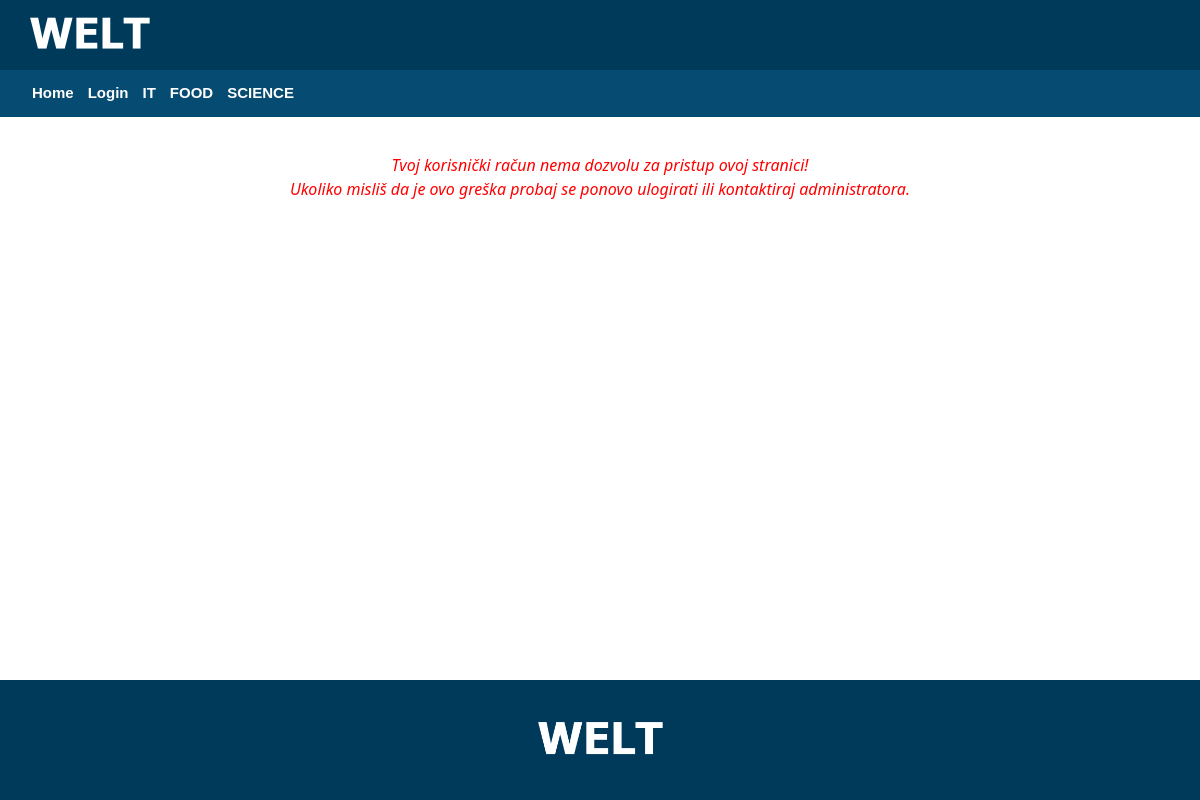
Screenshot of /no_perm.php with the database file from the repository.
### tables this page shows
CREATE TABLE `pages` (
  `id` int(11) NOT NULL,
  `name` varchar(32) NOT NULL,
  `href` varchar(64) NOT NULL,
  `hidden` int(2) NOT NULL DEFAULT 0
);

CREATE TABLE `categories` (
  `id` int(11) NOT NULL,
  `name` varchar(64) NOT NULL,
  `display_name` varchar(64) NOT NULL
);

### no_perm.php (the view, shortened to what this page needs)
<!DOCTYPE html>
<html lang="en">
<head>
    <link rel="stylesheet" href="./style.css">
    <link href="https://cdn.jsdelivr.net/npm/bootstrap@5.3.3/dist/css/bootstrap.min.css" rel="stylesheet">
</head>
<body class="main">
    <?php
        include 'mysql_connect.php';
    ?>
    <header class="header">
        <nav id="navbar">
            <div id="logo">
                <img src="./img/logo.png" alt="Welt logo" title="Welt logo">
            </div>
            <div id="navigation">
                <ul>
                    <?php
                        $query = "SELECT * FROM pages";
                        $result = mysqli_query($dbc, $query);
                        $is_user_logged_in = 0;
                        $is_user_admin = 0;
                        while($row = mysqli_fetch_array($result)) {
                            if($row['hidden'] == 1){
                                if($is_user_admin) echo '<a href="'. $row['href'] .'"><li>'. $row['name'] .'</li></a>';
                                else continue;
                            }
                            else if($row['hidden'] == 2 && $is_user_logged_in){
                                continue;
                            }
                            else echo '<a href="'. $row['href'] .'"><li>'. $row['name'] .'</li></a>';
                        }
                        $query = "SELECT * FROM categories";
                        $result = mysqli_query($dbc, $query);
                        while($row = mysqli_fetch_array($result)) {
                            echo '<a href="kategorija.php?id='. $row['name'] .'"><li>'. $row['display_name'] .'</li></a>';
                        }
                    ?>
                </ul>
            </div>
        </nav>
    </header>
    <section id="message">
        <div class="container">
            <div class="row">
                <div class="col-lg-12">
                    <div class="error">Tvoj korisnički račun nema dozvolu za pristup ovoj stranici!<br>Ukoliko misliš da je ovo greška probaj se ponovo ulogirati ili kontaktiraj administratora.</div>
                </div>
            </div>
        </div>
    </section>
    <footer id="f-unos" class="footer">
        <div id="footer-logo">
            <img src="./img/logo.png">
        </div>
    </footer>
</body>
</html>

### style.css (style rules this page uses)
body { display: flex; flex-direction: column; min-height: 100vh; margin: 0; }
#logo img { width: 120px; margin-left: 20px; }
#logo { display: flex; align-items: center; padding: 10px; background-color: #003a5a; }
#navigation { color: white; font-family: Arial, Helvetica, sans-serif; font-weight: bold; font-size: 15px; background-color: #064b71; }
#navigation ul { list-style-type: none; overflow: hidden; margin-left: 30px; padding: 0; }
#navigation li { float: left; padding: 10px 0px 10px 0px; margin-right: 10px; border: 2px solid transparent; }
#navigation ul a { color: white; text-decoration: none; }
.footer { background-color: #003a5a; height: 120px; display: flex; justify-content: center; align-items: center; width: 100%; }
#footer-logo { max-width: 125px; }
#footer-logo img { max-width: 100%; height: auto; display: block; }
#f-unos { position: absolute; bottom: 0; }
.error { color: red; font-weight: normal; font-style: italic; }
#message { padding: 20px 10px 20px 10px; text-align: center; }

### rows the page displays
pages: name "Home"
pages: name "Login"
categories: display_name "IT"
categories: display_name "FOOD"
categories: display_name "SCIENCE"
